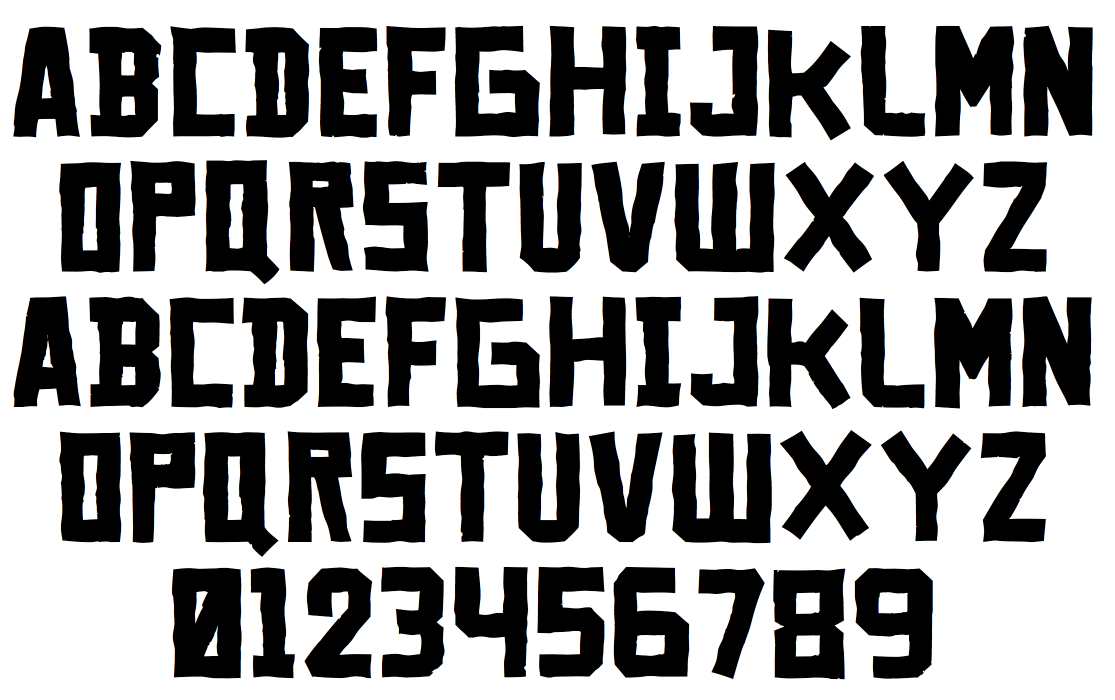
#> input picture assets/ui/deathward-block/reference.png, 2230 x 1400 px (shown at 1/2 size)
$ python build_font.py
#> lines starting #> are read from the running program, lines starting #| are printed output that depends on the picture; after the words box and inside, x2 and y2 are one past the last pixel; in counts of white or black regions, pixels touching at a corner belong together
#!/usr/bin/env python3
"""Build an all-caps display candidate from the user's five-row specimen.

Anton-derived DeathWard Rough supplies the OpenType base and remaining glyphs.
Requirements: fonttools, pillow, numpy, shapely==2.1.2.
"""
from pathlib import Path
import hashlib
import json
import math
import statistics

import numpy as np
from PIL import Image, ImageDraw, ImageFont
from fontTools.ttLib import TTFont
from fontTools.pens.t2CharStringPen import T2CharStringPen
from shapely.affinity import affine_transform
from shapely.geometry import Polygon, MultiPolygon, GeometryCollection, box
from shapely.geometry.polygon import orient
from shapely.ops import unary_union

HERE = Path(__file__).resolve().parent
BASE = HERE.parent/'deathward-rough/DeathWardRough-Regular.otf'
REFERENCE = HERE/'reference.png'
OUTPUT = HERE/'DeathWardBlock-Regular.otf'
ROWS = ['ABCDEFGHIJKLMN', 'OPQRSTUVWXYZ', 'abcdefghijklmn', 'opqrstuvwxyz', '0123456789']
FAMILY = 'DeathWard Block'
CAP_HEIGHT = 1760


def spans(values):
    result = []
    for i in np.flatnonzero(values):
        if not result or i > result[-1][1]+1:
            result.append([int(i), int(i)])
        else:
            result[-1][1] = int(i)
    return result


# [79 lines left out: functions pieces, trace, draw_geometry, render_preview, not called in this run]


def main():
    image = Image.open(REFERENCE).convert('RGBA')
#> image is the input picture: PIL image 2230x1400 RGBA; mean R, G, B, A 151.1, 151.1, 151.1, 255
    rgb = np.asarray(Image.alpha_composite(Image.new('RGBA', image.size, 'white'), image).convert('RGB'))
    mask = np.max(rgb, axis=2) < 128
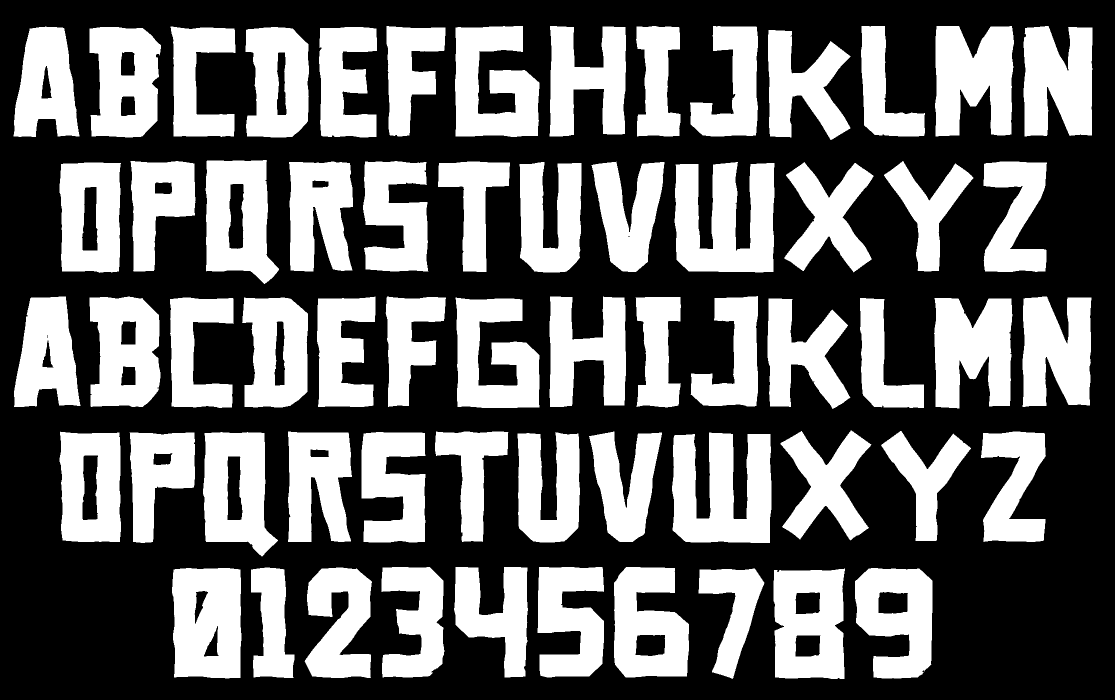
#> mask: shape (1400, 2230) bool (shown at 1/2 size); 40.3% white; 62 white regions, largest, box (x1, y1, x2, y2) and area: (1349, 324, 1549, 545) 32738, (1344, 865, 1543, 1086) 32601, (344, 1136, 483, 1357) 27560
    bands = spans(mask.any(axis=1))
#> after the loop in spans, `for i in np.flatnonzero(values):`: result = [[52, 279], [320, 567], [592, 817], [861, 1112], [1134, 1357]]
#> bands has the same summary as result in spans
    assert len(bands) == len(ROWS), bands
#> (the run stopped early here; a loop or call above may not have finished)
